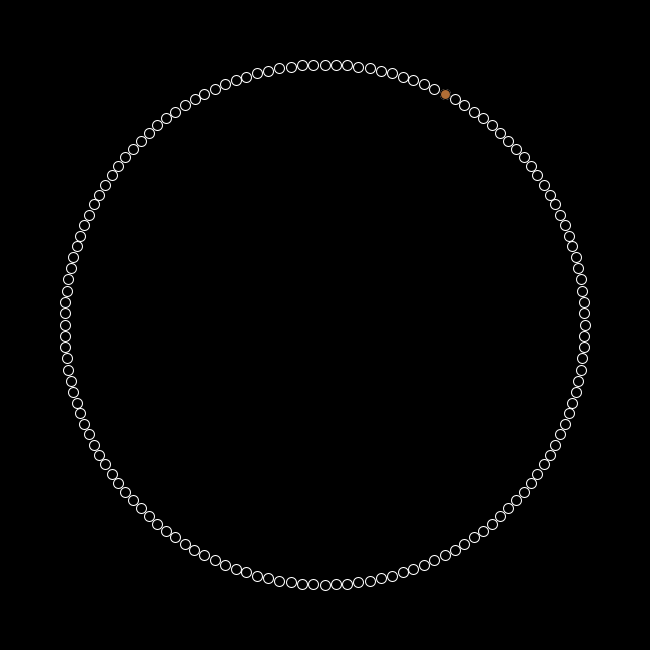
Frame 1 (no input)
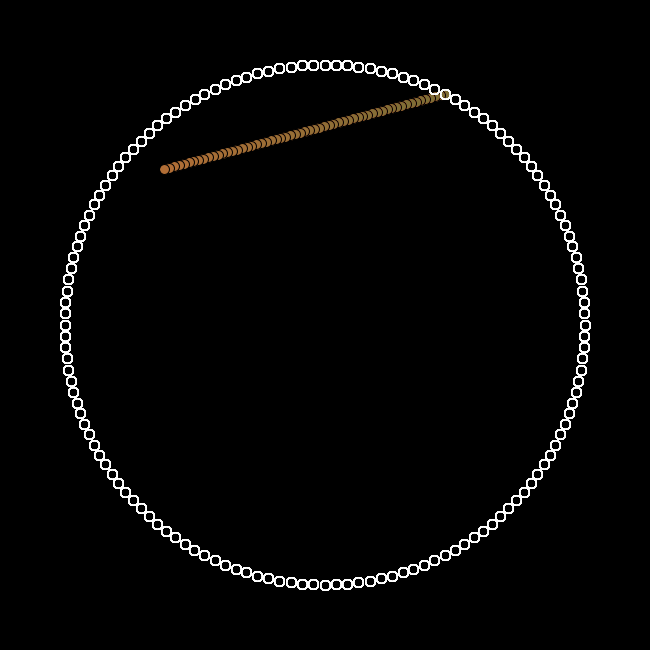
Frame 60 (the mouse pressed at the canvas centre just before this capture)
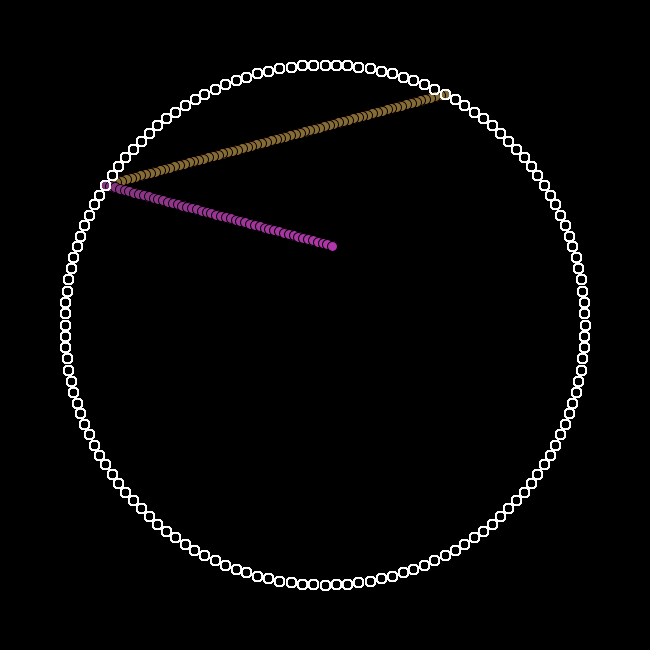
Frame 120 (the mouse held since frame 60 and released just before this capture)

The Processing sketch that drew these frames (run headless with seeded random() and noise(); from frame 60 on, the mouse is pressed at the canvas centre):

// Processing sketch: processing_102946
// ── processing_102946.pde

int modulo, base, stpt;
float ballRad = 10;
float speed = .5;
float step, p;
PVector curr, start, goal;

void setup() {
  size(650, 650);

  smooth();
  setValues(11, 144);
}

void setValues(int b, int m) {
  modulo = m;
  base = b;

  stpt = b;
  start = numToPoint(stpt, base, modulo);
  curr = numToPoint(stpt, base, modulo);
  goal = numToPoint(nextNum(stpt, base, modulo), base, modulo);

  step = speed*ballRad/(start.dist(goal));
  p = 0;

  colorMode(HSB, modulo);
  background(0);
}

void draw() {
  fill(0, 1);
  rect(-10, -10, width+10, height+10);
  paintDots();
  fill(stpt, 100, 100);
  stroke(0);
  ellipse(curr.x, curr.y, ballRad, ballRad);
  curr = nextPoint(start, goal, p);
  if (p >= 1) {
    stpt = nextNum(stpt, base, modulo);
    start = numToPoint(stpt, base, modulo);
    goal = numToPoint(nextNum(stpt, base, modulo), base, modulo);
    p = 0;
    step = speed*ballRad/(start.dist(goal));
  }
  p += step;
}

void paintDots() {
  float rad = width/1.5;
  stroke(modulo);
  noFill();
  for (int i=0; i<modulo; i++) {
    PVector loc = numToPoint(i, base, modulo);
    ellipse(loc.x, loc.y, ballRad, ballRad);
  }
}


int nextNum(int n, int b, int m) {
  return (n*b)%m;
}

PVector numToPoint(int n, int b, int m) {
  //Easy circle:
  float rad = width/2.5;
  float x = width/2 + rad*cos(n*2*PI/m - PI/2);
  float y = height/2 + rad*sin(n*2*PI/m - PI/2);
  return new PVector(x, y);
}

PVector nextPoint(PVector strt, PVector gl, float p) {
  if (p>1)
    p=1;
  return new PVector(lerp(strt.x, gl.x, p), lerp(strt.y, gl.y, p));
}

void keyPressed() {
  if (key == CODED) {
    int _b = base;
    int _m = modulo;
    switch(keyCode) {
    case UP:
      _m++;
      break;
    case DOWN:
      _m = max(2, _m-1);
      break;
    case LEFT:
      _b = (_b-1)%_m;
      break;
    case RIGHT:
      _b = (_b+1)%_m;
      break;
    }
    setValues(_b, _m);
  }
}
